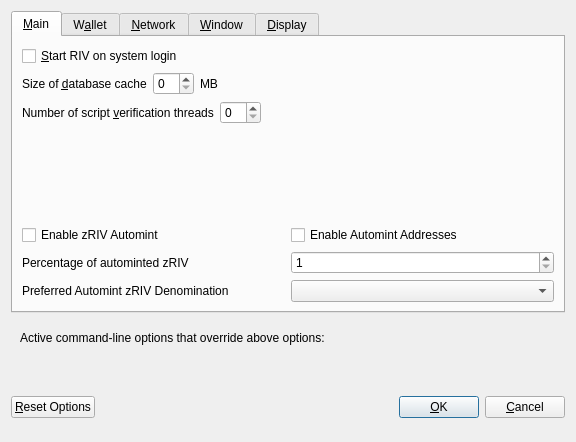
<?xml version="1.0" encoding="UTF-8"?>
<ui version="4.0">
 <class>OptionsDialog</class>
 <widget class="QDialog" name="OptionsDialog">
  <property name="geometry">
   <rect>
    <x>0</x>
    <y>0</y>
    <width>576</width>
    <height>442</height>
   </rect>
  </property>
  <property name="windowTitle">
   <string>Options</string>
  </property>
  <property name="modal">
   <bool>true</bool>
  </property>
  <layout class="QVBoxLayout" name="verticalLayout">
   <item>
    <widget class="QTabWidget" name="tabWidget">
     <property name="currentIndex">
      <number>0</number>
     </property>
     <widget class="QWidget" name="tabMain">
      <attribute name="title">
       <string>&amp;Main</string>
      </attribute>
      <layout class="QVBoxLayout" name="verticalLayout_Main">
       <item>
        <widget class="QCheckBox" name="bitcoinAtStartup">
         <property name="toolTip">
          <string>Automatically start RIV after logging in to the system.</string>
         </property>
         <property name="text">
          <string>&amp;Start RIV on system login</string>
         </property>
        </widget>
       </item>
       <item>
        <layout class="QHBoxLayout" name="horizontalLayout_2_Main">
         <item>
          <widget class="QLabel" name="databaseCacheLabel">
           <property name="text">
            <string>Size of &amp;database cache</string>
           </property>
           <property name="textFormat">
            <enum>Qt::PlainText</enum>
           </property>
           <property name="buddy">
            <cstring>databaseCache</cstring>
           </property>
          </widget>
         </item>
         <item>
          <widget class="QSpinBox" name="databaseCache"/>
         </item>
         <item>
          <widget class="QLabel" name="databaseCacheUnitLabel">
           <property name="text">
            <string>MB</string>
           </property>
           <property name="textFormat">
            <enum>Qt::PlainText</enum>
           </property>
          </widget>
         </item>
         <item>
          <spacer name="horizontalSpacer_2_Main">
           <property name="orientation">
            <enum>Qt::Horizontal</enum>
           </property>
           <property name="sizeHint" stdset="0">
            <size>
             <width>40</width>
             <height>20</height>
            </size>
           </property>
          </spacer>
         </item>
        </layout>
       </item>
       <item>
        <layout class="QHBoxLayout" name="horizontalLayout_3_Main">
         <item>
          <widget class="QLabel" name="threadsScriptVerifLabel">
           <property name="text">
            <string>Number of script &amp;verification threads</string>
           </property>
           <property name="textFormat">
            <enum>Qt::PlainText</enum>
           </property>
           <property name="buddy">
            <cstring>threadsScriptVerif</cstring>
           </property>
          </widget>
         </item>
         <item>
          <widget class="QSpinBox" name="threadsScriptVerif">
           <property name="toolTip">
            <string>(0 = auto, &lt;0 = leave that many cores free)</string>
           </property>
          </widget>
         </item>
         <item>
          <spacer name="horizontalSpacer_3_Main">
           <property name="orientation">
            <enum>Qt::Horizontal</enum>
           </property>
           <property name="sizeHint" stdset="0">
            <size>
             <width>40</width>
             <height>20</height>
            </size>
           </property>
          </spacer>
         </item>
        </layout>
       </item>
       <item>
        <spacer name="verticalSpacer_2">
         <property name="orientation">
          <enum>Qt::Vertical</enum>
         </property>
         <property name="sizeHint" stdset="0">
          <size>
           <width>20</width>
           <height>40</height>
          </size>
         </property>
        </spacer>
       </item>
       <item>
        <widget class="QWidget" name="verticalZpivOptionsWidget" native="true">
         <layout class="QVBoxLayout" name="verticalZpivOptionsLayout">
          <property name="margin">
           <number>0</number>
          </property>
          <item>
           <layout class="QHBoxLayout" name="horizontalAutomintingLayout">
            <item>
             <widget class="QCheckBox" name="checkBoxZeromintEnable">
              <property name="toolTip">
               <string>Enable automatic minting of RIV units to zRIV</string>
              </property>
              <property name="layoutDirection">
               <enum>Qt::LeftToRight</enum>
              </property>
              <property name="text">
               <string>Enable zRIV Automint</string>
              </property>
             </widget>
            </item>
            <item>
             <widget class="QCheckBox" name="checkBoxZeromintAddresses">
              <property name="toolTip">
               <string>Enable automatic zRIV minting from specific addresses</string>
              </property>
              <property name="layoutDirection">
               <enum>Qt::LeftToRight</enum>
              </property>
              <property name="text">
               <string>Enable Automint Addresses</string>
              </property>
             </widget>
            </item>
           </layout>
          </item>
          <item>
           <layout class="QHBoxLayout" name="horizontalZmintPercentageLayout">
            <item>
             <widget class="QLabel" name="percentage_label">
              <property name="toolTip">
               <string>Percentage of incoming RIV which get automatically converted to zRIV via Zerocoin Protocol (min: 10%)</string>
              </property>
              <property name="text">
               <string>Percentage of autominted zRIV</string>
              </property>
             </widget>
            </item>
            <item>
             <widget class="QSpinBox" name="zeromintPercentage">
              <property name="minimum">
               <number>1</number>
              </property>
              <property name="maximum">
               <number>100</number>
              </property>
             </widget>
            </item>
           </layout>
          </item>
          <item>
           <layout class="QHBoxLayout" name="horizontalLayout" stretch="0,0">
            <property name="sizeConstraint">
             <enum>QLayout::SetFixedSize</enum>
            </property>
            <item>
             <widget class="QLabel" name="labelPreferredDenom">
              <property name="maximumSize">
               <size>
                <width>16777215</width>
                <height>16777215</height>
               </size>
              </property>
              <property name="toolTip">
               <string>Wait with automatic conversion to Zerocoin until enough RIV for this denomination is available</string>
              </property>
              <property name="text">
               <string>Preferred Automint zRIV Denomination</string>
              </property>
             </widget>
            </item>
            <item>
             <widget class="QComboBox" name="preferredDenom">
              <property name="maximumSize">
               <size>
                <width>16777215</width>
                <height>27</height>
               </size>
              </property>
              <property name="toolTip">
               <string>Wait with automatic conversion to Zerocoin until enough RIV for this denomination is available</string>
              </property>
              <property name="maxVisibleItems">
               <number>9</number>
              </property>
              <property name="maxCount">
               <number>9</number>
              </property>
             </widget>
            </item>
           </layout>
          </item>
         </layout>
        </widget>
       </item>
      </layout>
     </widget>
     <widget class="QWidget" name="tabWallet">
      <attribute name="title">
       <string>W&amp;allet</string>
      </attribute>
      <layout class="QVBoxLayout" name="verticalLayout_Wallet">
       <item>
        <layout class="QHBoxLayout" name="horizontalLayout_2_Wallet">
         <item>
          <widget class="QLabel" name="labelStakeSplitThresholdText">
           <property name="text">
            <string>Stake split threshold:</string>
           </property>
          </widget>
         </item>
         <item>
          <widget class="QSpinBox" name="spinBoxStakeSplitThreshold">
           <property name="minimum">
            <number>1</number>
           </property>
           <property name="maximum">
            <number>999999</number>
           </property>
          </widget>
         </item>
        </layout>
       </item>
       <item>
        <widget class="QGroupBox" name="groupBox">
         <property name="title">
          <string>Expert</string>
         </property>
         <layout class="QVBoxLayout" name="verticalLayout_2">
          <item>
           <widget class="QCheckBox" name="coinControlFeatures">
            <property name="toolTip">
             <string>Whether to show coin control features or not.</string>
            </property>
            <property name="text">
             <string>Enable coin &amp;control features</string>
            </property>
           </widget>
          </item>
          <item>
           <widget class="QCheckBox" name="showMasternodesTab">
            <property name="toolTip">
             <string>Show additional tab listing all your masternodes in first sub-tab&lt;br/&gt;and all masternodes on the network in second sub-tab.</string>
            </property>
            <property name="text">
             <string>Show Masternodes Tab</string>
            </property>
           </widget>
          </item>
          <item>
           <widget class="QCheckBox" name="spendZeroConfChange">
            <property name="toolTip">
             <string>If you disable the spending of unconfirmed change, the change from a transaction&lt;br/&gt;cannot be used until that transaction has at least one confirmation.&lt;br/&gt;This also affects how your balance is computed.</string>
            </property>
            <property name="text">
             <string>&amp;Spend unconfirmed change</string>
            </property>
           </widget>
          </item>
         </layout>
        </widget>
       </item>
       <item>
        <spacer name="verticalSpacer_Wallet">
         <property name="orientation">
          <enum>Qt::Vertical</enum>
         </property>
         <property name="sizeHint" stdset="0">
          <size>
           <width>20</width>
           <height>40</height>
          </size>
         </property>
        </spacer>
       </item>
      </layout>
     </widget>
     <widget class="QWidget" name="tabNetwork">
      <attribute name="title">
       <string>&amp;Network</string>
      </attribute>
      <layout class="QVBoxLayout" name="verticalLayout_Network">
       <item>
        <widget class="QCheckBox" name="mapPortUpnp">
         <property name="toolTip">
          <string>Automatically open the RIV client port on the router. This only works when your router supports UPnP and it is enabled.</string>
         </property>
         <property name="text">
          <string>Map port using &amp;UPnP</string>
         </property>
        </widget>
       </item>
       <item>
        <widget class="QCheckBox" name="allowIncoming">
         <property name="toolTip">
          <string>Accept connections from outside</string>
         </property>
         <property name="text">
          <string>Allow incoming connections</string>
         </property>
        </widget>
       </item>
       <item>
        <widget class="QCheckBox" name="connectSocks">
         <property name="toolTip">
          <string>Connect to the RIV network through a SOCKS5 proxy.</string>
         </property>
         <property name="text">
          <string>&amp;Connect through SOCKS5 proxy (default proxy):</string>
         </property>
        </widget>
       </item>
       <item>
        <layout class="QHBoxLayout" name="horizontalLayout_1_Network">
         <item>
          <widget class="QLabel" name="proxyIpLabel">
           <property name="text">
            <string>Proxy &amp;IP:</string>
           </property>
           <property name="textFormat">
            <enum>Qt::PlainText</enum>
           </property>
           <property name="buddy">
            <cstring>proxyIp</cstring>
           </property>
          </widget>
         </item>
         <item>
          <widget class="QValidatedLineEdit" name="proxyIp">
           <property name="minimumSize">
            <size>
             <width>140</width>
             <height>0</height>
            </size>
           </property>
           <property name="maximumSize">
            <size>
             <width>140</width>
             <height>16777215</height>
            </size>
           </property>
           <property name="toolTip">
            <string>IP address of the proxy (e.g. IPv4: 127.0.0.1 / IPv6: ::1)</string>
           </property>
          </widget>
         </item>
         <item>
          <widget class="QLabel" name="proxyPortLabel">
           <property name="text">
            <string>&amp;Port:</string>
           </property>
           <property name="textFormat">
            <enum>Qt::PlainText</enum>
           </property>
           <property name="buddy">
            <cstring>proxyPort</cstring>
           </property>
          </widget>
         </item>
         <item>
          <widget class="QLineEdit" name="proxyPort">
           <property name="minimumSize">
            <size>
             <width>55</width>
             <height>0</height>
            </size>
           </property>
           <property name="maximumSize">
            <size>
             <width>55</width>
             <height>16777215</height>
            </size>
           </property>
           <property name="toolTip">
            <string>Port of the proxy (e.g. 9050)</string>
           </property>
          </widget>
         </item>
         <item>
          <spacer name="horizontalSpacer_1_Network">
           <property name="orientation">
            <enum>Qt::Horizontal</enum>
           </property>
           <property name="sizeHint" stdset="0">
            <size>
             <width>40</width>
             <height>20</height>
            </size>
           </property>
          </spacer>
         </item>
        </layout>
       </item>
       <item>
        <spacer name="verticalSpacer_Network">
         <property name="orientation">
          <enum>Qt::Vertical</enum>
         </property>
         <property name="sizeHint" stdset="0">
          <size>
           <width>20</width>
           <height>40</height>
          </size>
         </property>
        </spacer>
       </item>
      </layout>
     </widget>
     <widget class="QWidget" name="tabWindow">
      <attribute name="title">
       <string>&amp;Window</string>
      </attribute>
      <layout class="QVBoxLayout" name="verticalLayout_Window">
       <item>
        <widget class="QCheckBox" name="minimizeToTray">
         <property name="toolTip">
          <string>Show only a tray icon after minimizing the window.</string>
         </property>
         <property name="text">
          <string>&amp;Minimize to the tray instead of the taskbar</string>
         </property>
        </widget>
       </item>
       <item>
        <widget class="QCheckBox" name="minimizeOnClose">
         <property name="toolTip">
          <string>Minimize instead of exit the application when the window is closed. When this option is enabled, the application will be closed only after selecting Quit in the menu.</string>
         </property>
         <property name="text">
          <string>M&amp;inimize on close</string>
         </property>
        </widget>
       </item>
       <item>
        <spacer name="verticalSpacer_Window">
         <property name="orientation">
          <enum>Qt::Vertical</enum>
         </property>
         <property name="sizeHint" stdset="0">
          <size>
           <width>20</width>
           <height>40</height>
          </size>
         </property>
        </spacer>
       </item>
      </layout>
     </widget>
     <widget class="QWidget" name="tabDisplay">
      <attribute name="title">
       <string>&amp;Display</string>
      </attribute>
      <layout class="QVBoxLayout" name="verticalLayout_Display">
       <item>
        <layout class="QHBoxLayout" name="horizontalLayout_1_Display">
         <item>
          <widget class="QLabel" name="langLabel">
           <property name="text">
            <string>User Interface &amp;language:</string>
           </property>
           <property name="textFormat">
            <enum>Qt::PlainText</enum>
           </property>
           <property name="buddy">
            <cstring>lang</cstring>
           </property>
          </widget>
         </item>
         <item>
          <widget class="QValueComboBox" name="lang">
           <property name="toolTip">
            <string>The user interface language can be set here. This setting will take effect after restarting RIV.</string>
           </property>
          </widget>
         </item>
        </layout>
       </item>
       <item>
        <widget class="QLabel" name="label_3">
         <property name="toolTip">
          <string notr="true"/>
         </property>
         <property name="statusTip">
          <string notr="true"/>
         </property>
         <property name="whatsThis">
          <string notr="true"/>
         </property>
         <property name="accessibleName">
          <string notr="true"/>
         </property>
         <property name="text">
          <string>Language missing or translation incomplete? Help contributing translations here:
https://discord.gg/vqbfRYeK46</string>
         </property>
         <property name="wordWrap">
          <bool>true</bool>
         </property>
         <property name="openExternalLinks">
          <bool>true</bool>
         </property>
         <property name="textInteractionFlags">
          <set>Qt::TextBrowserInteraction</set>
         </property>
        </widget>
       </item>
       <item>
        <layout class="QHBoxLayout" name="horizontalLayout_2_Display" stretch="0,0">
         <item>
          <widget class="QLabel" name="themeLabel">
           <property name="text">
            <string>User Interface Theme:</string>
           </property>
          </widget>
         </item>
         <item>
          <widget class="QValueComboBox" name="theme"/>
         </item>
        </layout>
       </item>
       <item>
        <widget class="QWidget" name="verticalZpivDisplayWidget" native="true">
         <layout class="QVBoxLayout" name="verticalZpivDisplayLayout">
          <property name="margin">
           <number>0</number>
          </property>
          <item>
           <widget class="Line" name="line">
            <property name="orientation">
             <enum>Qt::Horizontal</enum>
            </property>
           </widget>
          </item>
          <item>
           <layout class="QHBoxLayout" name="horizontalLayout_3_Display">
            <item>
             <widget class="QLabel" name="unitLabel">
              <property name="text">
               <string>Unit to show amounts in:</string>
              </property>
              <property name="textFormat">
               <enum>Qt::PlainText</enum>
              </property>
             </widget>
            </item>
            <item>
             <widget class="QValueComboBox" name="unit">
              <property name="toolTip">
               <string>Choose the default subdivision unit to show in the interface and when sending coins.</string>
              </property>
             </widget>
            </item>
           </layout>
          </item>
          <item>
           <layout class="QHBoxLayout" name="horizontalLayout_4_Display">
            <item>
             <widget class="QLabel" name="digitsLabel">
              <property name="text">
               <string>Decimal digits</string>
              </property>
             </widget>
            </item>
            <item>
             <widget class="QValueComboBox" name="digits"/>
            </item>
           </layout>
          </item>
          <item>
           <layout class="QHBoxLayout" name="horizontalLayout_5_Display">
            <item>
             <widget class="QCheckBox" name="checkBoxHideZeroBalances">
              <property name="toolTip">
               <string>Hide empty balances</string>
              </property>
              <property name="layoutDirection">
               <enum>Qt::LeftToRight</enum>
              </property>
              <property name="text">
               <string>Hide empty balances</string>
              </property>
             </widget>
            </item>
            <item>
             <widget class="QCheckBox" name="checkBoxHideOrphans">
              <property name="toolTip">
               <string>Hide orphan stakes in transaction lists</string>
              </property>
              <property name="text">
               <string>Hide orphan stakes</string>
              </property>
             </widget>
            </item>
            <item>
             <spacer name="horizontalSpacer">
              <property name="orientation">
               <enum>Qt::Horizontal</enum>
              </property>
              <property name="sizeHint" stdset="0">
               <size>
                <width>40</width>
                <height>20</height>
               </size>
              </property>
             </spacer>
            </item>
           </layout>
          </item>
          <item>
           <layout class="QHBoxLayout" name="horizontalLayout_6_Display">
            <item>
             <widget class="QLabel" name="thirdPartyTxUrlsLabel">
              <property name="toolTip">
               <string>Third party URLs (e.g. a block explorer) that appear in the transactions tab as context menu items. %s in the URL is replaced by transaction hash. Multiple URLs are separated by vertical bar |.</string>
              </property>
              <property name="text">
               <string>Third party transaction URLs</string>
              </property>
             </widget>
            </item>
            <item>
             <widget class="QLineEdit" name="thirdPartyTxUrls">
              <property name="toolTip">
               <string>Third party URLs (e.g. a block explorer) that appear in the transactions tab as context menu items. %s in the URL is replaced by transaction hash. Multiple URLs are separated by vertical bar |.</string>
              </property>
             </widget>
            </item>
           </layout>
          </item>
         </layout>
        </widget>
       </item>
       <item>
        <spacer name="verticalSpacer">
         <property name="orientation">
          <enum>Qt::Vertical</enum>
         </property>
         <property name="sizeHint" stdset="0">
          <size>
           <width>20</width>
           <height>40</height>
          </size>
         </property>
        </spacer>
       </item>
      </layout>
     </widget>
    </widget>
   </item>
   <item>
    <widget class="QFrame" name="frame">
     <layout class="QVBoxLayout" name="verticalLayout_Bottom">
      <item>
       <layout class="QHBoxLayout" name="horizontalLayout_Bottom">
        <item>
         <widget class="QLabel" name="overriddenByCommandLineInfoLabel">
          <property name="text">
           <string>Active command-line options that override above options:</string>
          </property>
          <property name="textFormat">
           <enum>Qt::PlainText</enum>
          </property>
         </widget>
        </item>
        <item>
         <spacer name="horizontalSpacer_Bottom">
          <property name="orientation">
           <enum>Qt::Horizontal</enum>
          </property>
          <property name="sizeHint" stdset="0">
           <size>
            <width>40</width>
            <height>20</height>
           </size>
          </property>
         </spacer>
        </item>
       </layout>
      </item>
      <item>
       <widget class="QLabel" name="overriddenByCommandLineLabel">
        <property name="text">
         <string/>
        </property>
        <property name="textFormat">
         <enum>Qt::PlainText</enum>
        </property>
        <property name="wordWrap">
         <bool>true</bool>
        </property>
       </widget>
      </item>
     </layout>
    </widget>
   </item>
   <item>
    <layout class="QHBoxLayout" name="horizontalLayout_Buttons">
     <item>
      <widget class="QPushButton" name="resetButton">
       <property name="toolTip">
        <string>Reset all client options to default.</string>
       </property>
       <property name="text">
        <string>&amp;Reset Options</string>
       </property>
       <property name="autoDefault">
        <bool>false</bool>
       </property>
      </widget>
     </item>
     <item>
      <spacer name="horizontalSpacer_1">
       <property name="orientation">
        <enum>Qt::Horizontal</enum>
       </property>
       <property name="sizeHint" stdset="0">
        <size>
         <width>40</width>
         <height>48</height>
        </size>
       </property>
      </spacer>
     </item>
     <item>
      <widget class="QLabel" name="statusLabel">
       <property name="minimumSize">
        <size>
         <width>200</width>
         <height>0</height>
        </size>
       </property>
       <property name="font">
        <font>
         <weight>75</weight>
         <bold>true</bold>
        </font>
       </property>
       <property name="text">
        <string/>
       </property>
       <property name="textFormat">
        <enum>Qt::PlainText</enum>
       </property>
       <property name="wordWrap">
        <bool>true</bool>
       </property>
      </widget>
     </item>
     <item>
      <spacer name="horizontalSpacer_2">
       <property name="orientation">
        <enum>Qt::Horizontal</enum>
       </property>
       <property name="sizeHint" stdset="0">
        <size>
         <width>40</width>
         <height>48</height>
        </size>
       </property>
      </spacer>
     </item>
     <item>
      <widget class="QPushButton" name="okButton">
       <property name="text">
        <string>&amp;OK</string>
       </property>
       <property name="autoDefault">
        <bool>false</bool>
       </property>
       <property name="default">
        <bool>true</bool>
       </property>
      </widget>
     </item>
     <item>
      <widget class="QPushButton" name="cancelButton">
       <property name="text">
        <string>&amp;Cancel</string>
       </property>
       <property name="autoDefault">
        <bool>false</bool>
       </property>
      </widget>
     </item>
    </layout>
   </item>
  </layout>
 </widget>
 <customwidgets>
  <customwidget>
   <class>QValidatedLineEdit</class>
   <extends>QLineEdit</extends>
   <header>qvalidatedlineedit.h</header>
  </customwidget>
  <customwidget>
   <class>QValueComboBox</class>
   <extends>QComboBox</extends>
   <header>qvaluecombobox.h</header>
  </customwidget>
 </customwidgets>
 <resources/>
 <connections/>
</ui>
